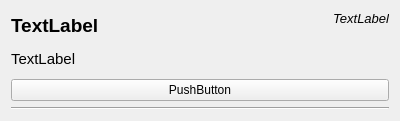
<?xml version="1.0" encoding="UTF-8"?>
<ui version="4.0">
 <class>ProjectCellWidget</class>
 <widget class="QWidget" name="ProjectCellWidget">
  <property name="geometry">
   <rect>
    <x>0</x>
    <y>0</y>
    <width>400</width>
    <height>121</height>
   </rect>
  </property>
  <property name="windowTitle">
   <string>Form</string>
  </property>
  <layout class="QGridLayout" name="gridLayout">
   <item row="0" column="0">
    <layout class="QVBoxLayout" name="verticalLayout">
     <item>
      <layout class="QHBoxLayout" name="horizontalLayout">
       <item>
        <widget class="QLabel" name="lblTitle">
         <property name="font">
          <font>
           <pointsize>14</pointsize>
           <weight>75</weight>
           <bold>true</bold>
          </font>
         </property>
         <property name="text">
          <string>TextLabel</string>
         </property>
        </widget>
       </item>
       <item>
        <widget class="QLabel" name="lblNumRegistered">
         <property name="font">
          <font>
           <pointsize>10</pointsize>
           <italic>true</italic>
          </font>
         </property>
         <property name="text">
          <string>TextLabel</string>
         </property>
         <property name="alignment">
          <set>Qt::AlignRight|Qt::AlignTop|Qt::AlignTrailing</set>
         </property>
         <property name="margin">
          <number>5</number>
         </property>
        </widget>
       </item>
      </layout>
     </item>
     <item>
      <widget class="QLabel" name="lblDescription">
       <property name="font">
        <font>
         <pointsize>11</pointsize>
        </font>
       </property>
       <property name="lineWidth">
        <number>4</number>
       </property>
       <property name="text">
        <string>TextLabel</string>
       </property>
       <property name="wordWrap">
        <bool>true</bool>
       </property>
      </widget>
     </item>
     <item>
      <widget class="QPushButton" name="btnViewProject">
       <property name="text">
        <string>PushButton</string>
       </property>
      </widget>
     </item>
    </layout>
   </item>
   <item row="1" column="0">
    <widget class="Line" name="line">
     <property name="orientation">
      <enum>Qt::Horizontal</enum>
     </property>
    </widget>
   </item>
  </layout>
 </widget>
 <resources/>
 <connections/>
</ui>
